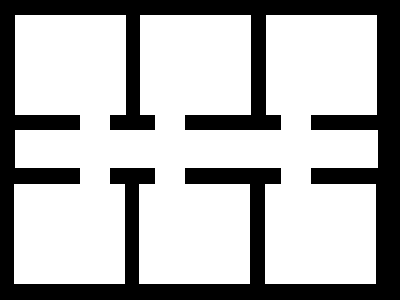
#> input picture old_revisions/simple_rooms.png, 400 x 300 px
$ python planning.py
#> lines starting #> are read from the running program, lines starting #| are printed output that depends on the picture; after the words box and inside, x2 and y2 are one past the last pixel; in counts of white or black regions, pixels touching at a corner belong together
#!/usr/bin/python3

import matplotlib.pyplot as plt
import matplotlib.animation as animation
from matplotlib import collections
import imageio
import numpy as np
import yaml


def visualize(imgLocation,segments=None,fps=3,saveName=None):
	#Change these colors for lines 1,2,.... in RGBA notation
#> called with imgLocation = 'simple_rooms.png', fps = 3
	lineColors = [(1,0,0,1),(0,1,1,1)]
	#Change color of connecting lines in RGBA notation
	connectColor = (0,0,0,.5)
	#Change Animation speed in frames per second
	def update(i):
		col = []
		tmpSegment = []
		for x in range(len(segments)):
			col.append(segments[x][0:i+1])
		if not len(segments)==1:
			for x in range(len(segments)-1):
				for y in range(i+1):
					if len(segments[x+1])>y:
						tmpSegment.append(segments[x][y])
						tmpSegment.append(segments[x+1][y])
						col.append((segments[x][y],segments[x+1][y]))
			scat.set_offsets(tmpSegment)
			lineCol.set_paths(col)
			return lineCol,scat
		else:
			for x in range(i+1):
				tmpSegment.append(segments[0][x])
			scat.set_offsets(tmpSegment)
			lineCol.set_paths(col)
			return lineCol,scat
	#Import the image
	img1 = imageio.imread(imgLocation)
#> img1: shape (300, 400); 69.3% white; 1 black region, box (x1, y1, x2, y2) and area: (0, 0, 400, 300) 36816
	#print(img.shape) #Debug


	fig, ax = plt.subplots()
	ax.imshow(img1,cmap="gray",extent=[0, img1.shape[1], 0, img1.shape[0]])
	if not segments==None:
		c = lineColors
		for x in range(len(segments[0])):
			c.append(connectColor)
		lineCol = collections.LineCollection([], linewidths=2,colors=c)
		ax.add_collection(lineCol)
		scat = ax.scatter([], [],c='white',edgecolors='black')
		#scat.edgecolors('white')
		ani = animation.FuncAnimation(fig, update, frames = len(segments[0]), interval=1000/fps, blit=True)
	if not saveName == None:
		ani.save(saveName, writer='imagemagick', fps=fps) #To save gif of animation
	else:
		plt.show()
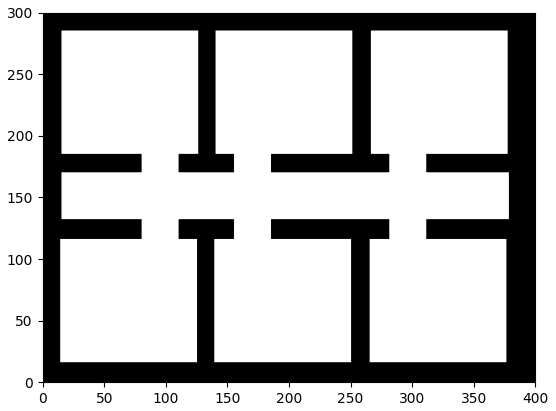
#> figure drawn by matplotlib, 1 panel


#img = imageio.imread(imgLocation)
#img[img==255] = 1

lineSegArr = [[(70,234),(97,177),(107,77),(99,60)],[(54,237),(85,185),(100,85),(95,65)]]

#print(lineSegArr[0][0])


read = file('document.yaml', 'r')
mydata = yaml.safe_load(read)
#print(mydata['actorPointArr'])
visualize('simple_rooms.png',lineSegArr,fps = 3)

$ run again, with old_revisions/Dubins_prm_path.png copied over old_revisions/simple_rooms.png
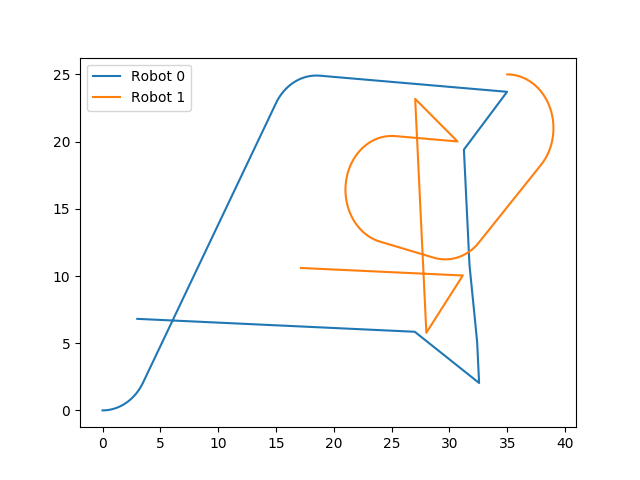
#> input picture old_revisions/Dubins_prm_path.png, 640 x 480 px
#> in visualize, img1 is the input picture: shape (480, 640, 4); mean R, G, B, A 250.5, 250.3, 250, 255
#> in visualize, `plt.show()`:
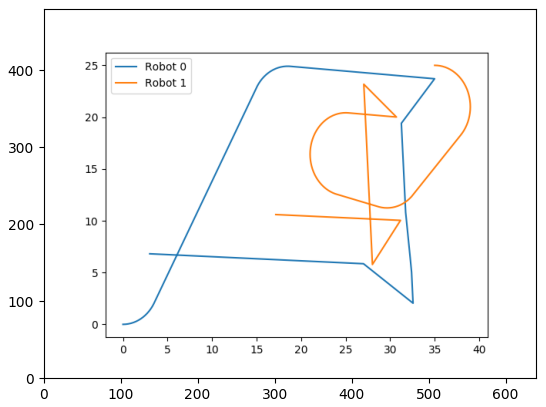
#> figure drawn by matplotlib, 1 panel

$ run again, with old_revisions/bad_follow.png copied over old_revisions/simple_rooms.png
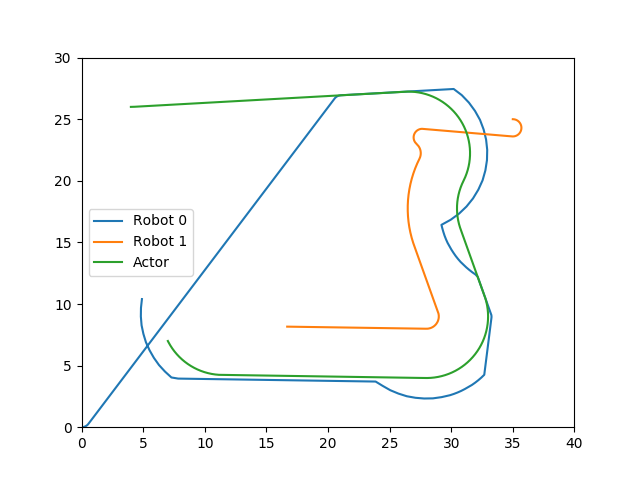
#> input picture old_revisions/bad_follow.png, 640 x 480 px
#> in visualize, img1 is the input picture: shape (480, 640, 4); mean R, G, B, A 249.1, 250.1, 249.5, 255
#> in visualize, `plt.show()`:
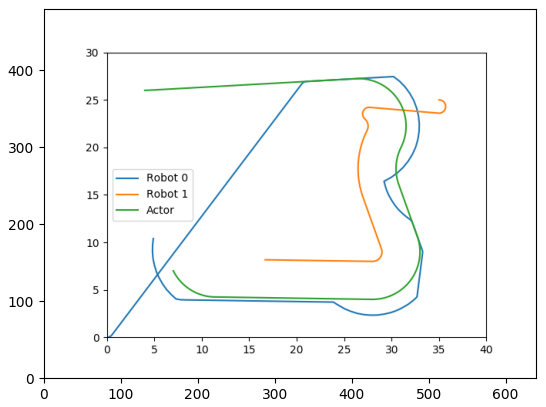
#> figure drawn by matplotlib, 1 panel

$ run again, with old_revisions/bad_follow_timestep.png copied over old_revisions/simple_rooms.png
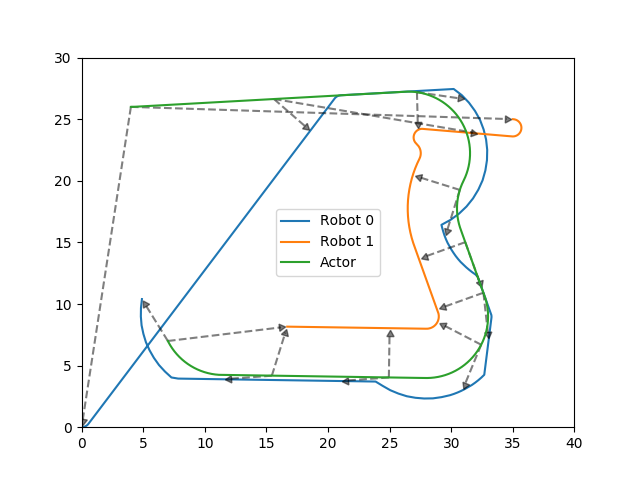
#> input picture old_revisions/bad_follow_timestep.png, 640 x 480 px
#> in visualize, img1 is the input picture: shape (480, 640, 4); mean R, G, B, A 247.9, 248.9, 248.3, 255
#> in visualize, `plt.show()`:
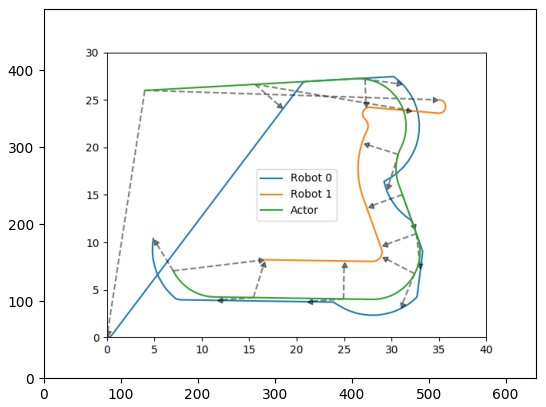
#> figure drawn by matplotlib, 1 panel
